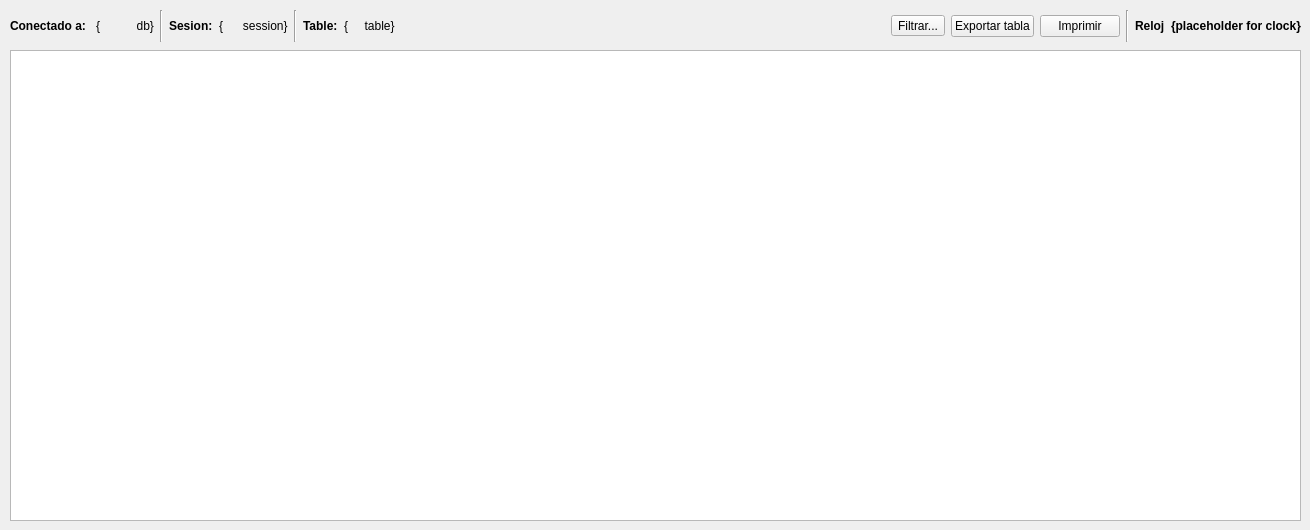
    <widget class="QWidget" name="tab_1">
     <attribute name="title">
      <string>Datos</string>
     </attribute>
     <widget class="QTableView" name="tableView_table_display">
      <property name="geometry">
       <rect>
        <x>10</x>
        <y>50</y>
        <width>1291</width>
        <height>471</height>
       </rect>
      </property>
     </widget>
     <widget class="QWidget" name="horizontalLayoutWidget">
      <property name="geometry">
       <rect>
        <x>10</x>
        <y>10</y>
        <width>1291</width>
        <height>32</height>
       </rect>
      </property>
      <layout class="QHBoxLayout" name="horizontalLayout">
       <item>
        <widget class="QLabel" name="label">
         <property name="font">
          <font>
           <weight>75</weight>
           <bold>true</bold>
          </font>
         </property>
         <property name="text">
          <string>Conectado a: </string>
         </property>
        </widget>
       </item>
       <item>
        <widget class="QLabel" name="label_current_database">
         <property name="text">
          <string>{           db}</string>
         </property>
        </widget>
       </item>
       <item>
        <widget class="Line" name="line">
         <property name="font">
          <font>
           <weight>75</weight>
           <bold>true</bold>
          </font>
         </property>
         <property name="orientation">
          <enum>Qt::Vertical</enum>
         </property>
        </widget>
       </item>
       <item>
        <widget class="QLabel" name="label_3">
         <property name="font">
          <font>
           <weight>75</weight>
           <bold>true</bold>
          </font>
         </property>
         <property name="text">
          <string>Sesion:</string>
         </property>
        </widget>
       </item>
       <item>
        <widget class="QLabel" name="label_data_session">
         <property name="text">
          <string>{      session}</string>
         </property>
        </widget>
       </item>
       <item>
        <widget class="Line" name="line_3">
         <property name="orientation">
          <enum>Qt::Vertical</enum>
         </property>
        </widget>
       </item>
       <item>
        <widget class="QLabel" name="label_7">
         <property name="font">
          <font>
           <weight>75</weight>
           <bold>true</bold>
          </font>
         </property>
         <property name="text">
          <string>Table:</string>
         </property>
        </widget>
       </item>
       <item>
        <widget class="QLabel" name="label_table_on_display">
         <property name="text">
          <string>{     table}</string>
         </property>
        </widget>
       </item>
       <item>
        <spacer name="horizontalSpacer">
         <property name="orientation">
          <enum>Qt::Horizontal</enum>
         </property>
         <property name="sizeHint" stdset="0">
          <size>
           <width>40</width>
           <height>20</height>
          </size>
         </property>
        </spacer>
       </item>
       <item>
        <widget class="QToolButton" name="toolButton_filter">
         <property name="text">
          <string>Filtrar...</string>
         </property>
        </widget>
       </item>
       <item>
        <widget class="QPushButton" name="pushButton_export_table">
         <property name="text">
          <string>Exportar tabla</string>
         </property>
        </widget>
       </item>
       <item>
        <widget class="QPushButton" name="pushButton_print_table">
         <property name="text">
          <string>Imprimir</string>
         </property>
        </widget>
       </item>
       <item>
        <widget class="Line" name="line_2">
         <property name="orientation">
          <enum>Qt::Vertical</enum>
         </property>
        </widget>
       </item>
       <item>
        <widget class="QLabel" name="label_5">
         <property name="font">
          <font>
           <weight>75</weight>
           <bold>true</bold>
          </font>
         </property>
         <property name="text">
          <string>Reloj</string>
         </property>
        </widget>
       </item>
       <item>
        <widget class="QLabel" name="label_app_clock">
         <property name="font">
          <font>
           <weight>75</weight>
           <bold>true</bold>
          </font>
         </property>
         <property name="text">
          <string>{placeholder for clock}</string>
         </property>
        </widget>
       </item>
      </layout>
     </widget>
    </widget>
